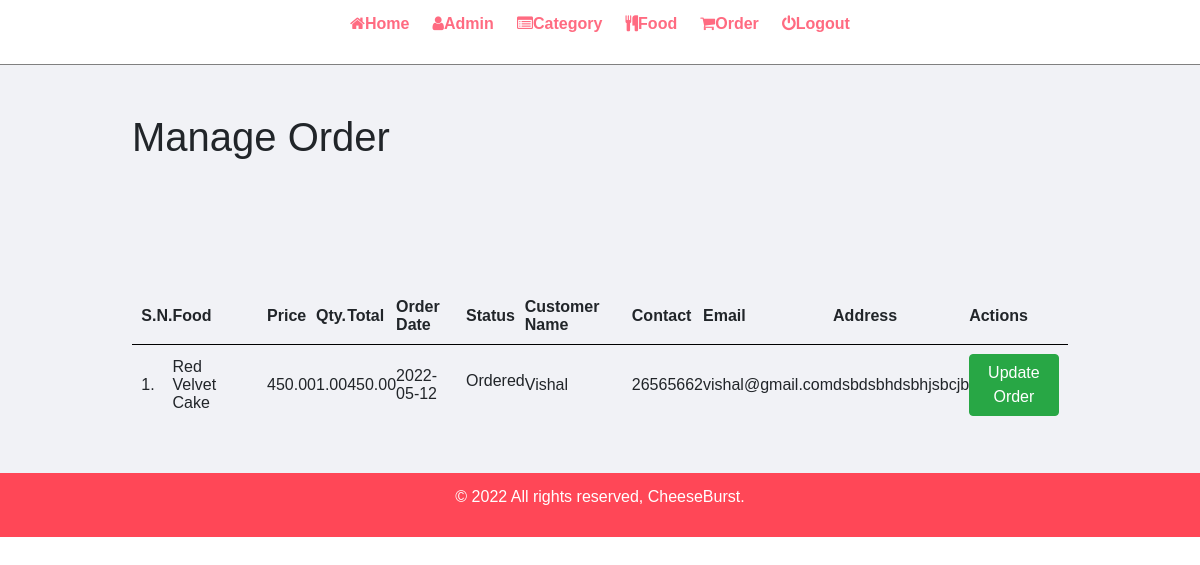
Page /admin/manage-order.php (signed in) on the committed database.
### tables this page shows
CREATE TABLE `tbl_order` (
  `id` int UNSIGNED NOT NULL,
  `food` varchar(150) NOT NULL,
  `price` decimal(10,2) NOT NULL,
  `qty` decimal(10,2) NOT NULL,
  `total` decimal(10,2) NOT NULL,
  `order_date` date NOT NULL,
  `status` varchar(50) NOT NULL,
  `customer_name` varchar(150) NOT NULL,
  `customer_contact` varchar(20) NOT NULL,
  `customer_email` varchar(150) NOT NULL,
  `customer_address` varchar(255) NOT NULL
);

### admin/manage-order.php (the view, shortened to what this page needs)
<?php include('partials/menu.php'); ?>
<div class="main-content">
    <div class="wrapper">
        <h1>Manage Order</h1>
                <br /><br /><br />
                <br><br>
                <table class="tbl-full">
                    <tr>
                        <th>S.N.</th>
                        <th>Food</th>
                        <th>Price</th>
                        <th>Qty.</th>
                        <th>Total</th>
                        <th>Order Date</th>
                        <th>Status</th>
                        <th>Customer Name</th>
                        <th>Contact</th>
                        <th>Email</th>
                        <th>Address</th>
                        <th>Actions</th>
                    </tr>
                    <?php
                        $sql = "SELECT * FROM `tbl_order` ORDER BY id DESC";
                        $res = mysqli_query($conn, $sql);
                        $count = mysqli_num_rows($res);
                        $sn = 1;
                        if($count>0)
                        {
                            while($row=mysqli_fetch_assoc($res))
                            {
                                $id = $row['id'];
                                $food = $row['food'];
                                $price = $row['price'];
                                $qty = $row['qty'];
                                $total = $row['total'];
                                $order_date = $row['order_date'];
                                $status = $row['status'];
                                $customer_name = $row['customer_name'];
                                $customer_contact = $row['customer_contact'];
                                $customer_email = $row['customer_email'];
                                $customer_address = $row['customer_address'];
                                ?>
                                    <tr>
                                        <td><?php echo $sn++; ?>. </td>
                                        <td><?php echo $food; ?></td>
                                        <td><?php echo $price; ?></td>
                                        <td><?php echo $qty; ?></td>
                                        <td><?php echo $total; ?></td>
                                        <td><?php echo $order_date; ?></td>
                                        <td>
                                            <?php
                                                if($status=="Ordered")
                                                {
                                                    echo "<label>$status</label>";
                                                }
                                                elseif($status=="On Delivery")
                                                {
                                                    echo "<label style='color: orange;'>$status</label>";
                                                }
                                                elseif($status=="Delivered")
                                                {
                                                    echo "<label style='color: green;'>$status</label>";
                                                }
                                                elseif($status=="Cancelled")
                                                {
                                                    echo "<label style='color: red;'>$status</label>";
                                                }
                                            ?>
                                        </td>
                                        <td><?php echo $customer_name; ?></td>
                                        <td><?php echo $customer_contact; ?></td>
                                        <td><?php echo $customer_email; ?></td>
                                        <td><?php echo $customer_address; ?></td>
                                        <td>
                                            <a href="<?php echo SITEURL; ?>admin/update-order.php?id=<?php echo $id; ?>" class="btn btn-success">Update Order</a>
                                        </td>
                                    </tr>
                                <?php
                            }
                        }
                        else
                        {
                            echo "<tr><td colspan='12' class='error'>Orders not Available</td></tr>";
                        }
                    ?>
                </table>
    </div>
</div>
<?php include('partials/footer.php'); ?>

### css/admin.css (style rules this page uses)
* { margin: 0; padding: 0; font-family: Arial, Helvetica, sans-serif; }
.wrapper { padding: 1%; width: 80%; margin: 0 auto; }
.tbl-full { width: 100%; }
table tr th { border-bottom: 1px solid black; padding: 1%; text-align: left; }
table tr td { padding: 1%; }
.main-content { background-color: #f1f2f6; padding: 3% 0; }

### rows in the picture
tbl_order: food "Red Velvet Cake", price "450.00", qty "1.00", total "450.00", order_date "2022-05-12", status "Ordered", customer_name "Vishal", customer_contact "26565662", customer_email "vishal@gmail.com", customer_address "dsbdsbhdsbhjsbcjb"
